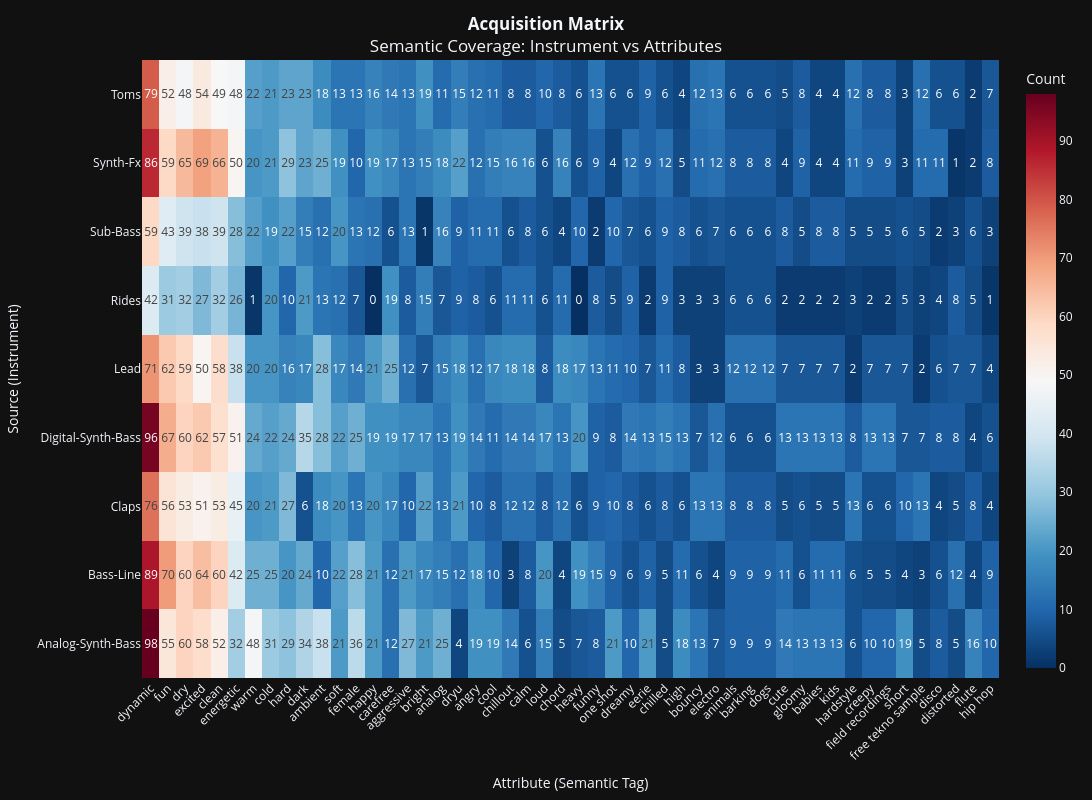

Write notebook code for a chart like this one.
### Markdown cell above
# Matrice di acquisizione: Heatmap che mostra la distribuzione dei campioni per coppia (source × attribute), evidenziando le celle vuote (combinazioni semanticamente invalide) e le aree di densità.

### Code cell
import asyncio
import pandas as pd
import plotly.express as px
import sys
import os
sys.path.append(os.path.abspath("../.."))
import logging
import numpy as np
import pandas as pd
import plotly.express as px
import umap
import sys
import os

logging.getLogger('numba').setLevel(logging.WARNING)
logging.getLogger('matplotlib').setLevel(logging.WARNING)
logging.getLogger('plotly.express').setLevel(logging.WARNING)
logging.getLogger('kaleido').setLevel(logging.WARNING)
from core.infrastructure.database.dependecies import get_audio_repository

async def plot_acquisition_matrix():
    print("Connessione al Database Audio...")
    repo = get_audio_repository()

    docs = await repo.find_all()
    print(f"Scaricati {len(docs)} documenti. Elaborazione matrice...")

    if not docs:
        print("Nessun dato trovato nel DB.")
        return

    # 2. Estrazione Feature (Instrument vs Attribute)
    data = []

    for doc in docs:
        # A. SOURCE = STRUMENTO (Main Category)
        instrument = doc.metadata.main_category
        if not instrument:
            continue # Ignoriamo file senza categoria principale

        # Pulizia base
        instrument = instrument.replace("?", "").strip().title()

        # B. ATTRIBUTE = TAGS (Descriptors)
        # Un file può avere N attributi, quindi creiamo N righe per questo file
        tags = doc.metadata.categories or ["Uncategorized"]

        # Se è una stringa singola invece di una lista, correggiamo
        if isinstance(tags, str):
            tags = [tags]

        for tag in tags:
            tag_clean = tag.strip().lower()

            # Filtro opzionale: rimuoviamo tag troppo generici che sporcano la matrice
            if tag_clean in ["loop", "oneshot", "stereo", "44.1khz"]:
                continue

            data.append({
                "Source (Instrument)": instrument,
                "Attribute (Tag)": tag_clean
            })

    # 3. Creazione DataFrame
    df = pd.DataFrame(data)

    print(df['Source (Instrument)'].unique())

    if df.empty:
        print("Non ci sono abbastanza dati (o tag) per generare la matrice.")
        return

    # Creiamo la matrice di conteggio
    # Righe = Strumento, Colonne = Attributo
    matrix = pd.crosstab(df['Source (Instrument)'], df['Attribute (Tag)'])

    # Filtriamo eventuali attributi troppo rari per rendere il grafico leggibile (Opzionale)
    # Tieni solo i top 50 attributi per frequenza, o mostra tutto se sono pochi
    if len(matrix.columns) > 60:
        top_attributes = matrix.sum().nlargest(50).index
        matrix = matrix[top_attributes]

    # 4. Visualizzazione Heatmap
    fig = px.imshow(
        matrix,
        labels=dict(x="Attribute (Semantic Tag)", y="Source (Instrument)", color="Count"),
        x=matrix.columns,
        y=matrix.index,
        text_auto=True,       # Mostra i numeri
        aspect="auto",
        color_continuous_scale="RdBu_r", # Rosso=Denso, Blu/Bianco=Vuoto
        origin='lower'
    )

    fig.update_layout(
        title=f"<b>Acquisition Matrix</b><br>Semantic Coverage: Instrument vs Attributes",
        title_x=0.5,
        width=1200,
        height=800,
        xaxis={'side': 'bottom', 'tickangle': -45},
        yaxis={'title': 'Source (Instrument)'}
    )

    fig.show()
    fig.to_html("./aquisition_matrix.html")
    fig.to_image(format="png")

# Esecuzione
await plot_acquisition_matrix()

### Figure 1 — Plotly figure (JSON) as saved in the notebook; plotly's stock layout.template omitted (floating-point values rounded to 4 significant figures; data arrays with more than 128 entries replaced by an {"elided": "..."} marker saying what was removed)
{"data": [{"coloraxis": "coloraxis", "name": "0", "texttemplate": "%{z}", "x": ["dynamic", "fun", "dry", "excited", "clean", "energetic", "warm", "cold", "hard", "dark", "ambient", "soft", "female", "happy", "carefree", "aggressive", "bright", "analog", "dryu", "angry", "cool", "chillout", "calm", "loud", "chord", "heavy", "funny", "one shot", "dreamy", "eerie", "chilled", "high", "bouncy", "electro", "animals", "barking", "dogs", "cute", "gloomy", "babies", "kids", "hardstyle", "creepy", "field recordings", "short", "free tekno sample", "disco", "distorted", "flute", "hip hop"], "y": ["Analog-Synth-Bass", "Bass-Line", "Claps", "Digital-Synth-Bass", "Lead", "Rides", "Sub-Bass", "Synth-Fx", "Toms"], "z": {"elided": "9x50 int values"}, "type": "heatmap", "xaxis": "x", "yaxis": "y", "hovertemplate": "Attribute (Semantic Tag): %{x}<br>Source (Instrument): %{y}<br>Count: %{z}<extra></extra>"}], "layout": {"xaxis": {"anchor": "y", "domain": [0.0, 1.0], "title": {"text": "Attribute (Semantic Tag)"}, "side": "bottom", "tickangle": -45}, "yaxis": {"anchor": "x", "domain": [0.0, 1.0], "autorange": true, "title": {"text": "Source (Instrument)"}}, "coloraxis": {"colorbar": {"title": {"text": "Count"}}, "colorscale": [[0.0, "rgb(5,48,97)"], [0.1, "rgb(33,102,172)"], [0.2, "rgb(67,147,195)"], [0.3, "rgb(146,197,222)"], [0.4, "rgb(209,229,240)"], [0.5, "rgb(247,247,247)"], [0.6, "rgb(253,219,199)"], [0.7, "rgb(244,165,130)"], [0.8, "rgb(214,96,77)"], [0.9, "rgb(178,24,43)"], [1.0, "rgb(103,0,31)"]]}, "margin": {"t": 60}, "title": {"text": "<b>Acquisition Matrix</b><br>Semantic Coverage: Instrument vs Attributes", "x": 0.5}, "width": 1200, "height": 800}}
